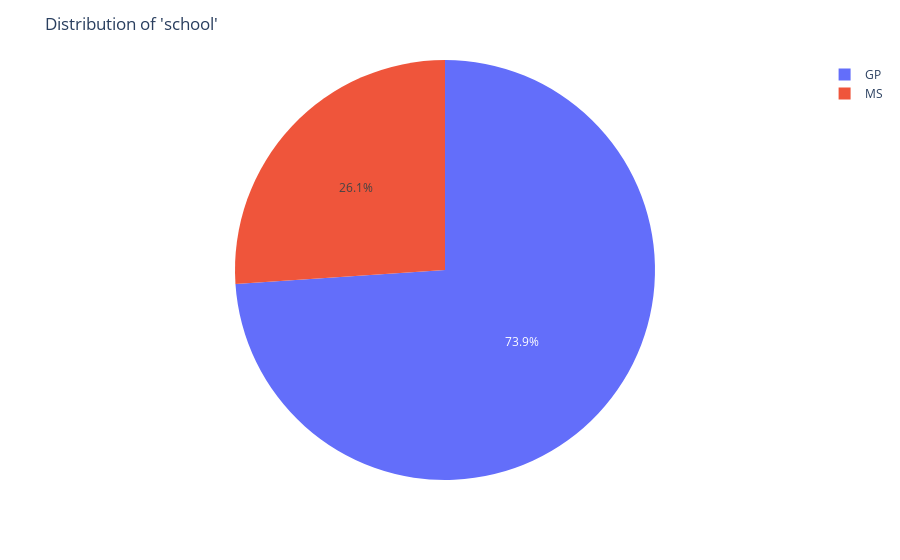
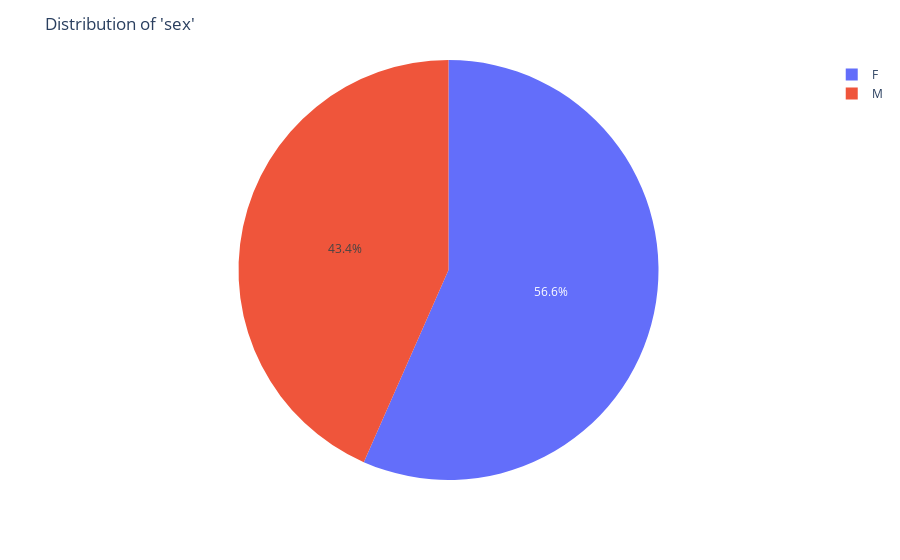
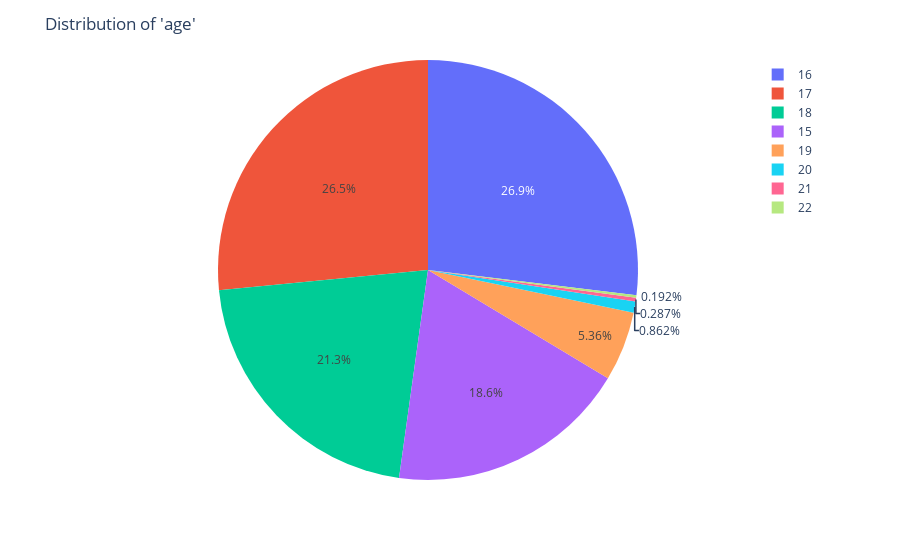
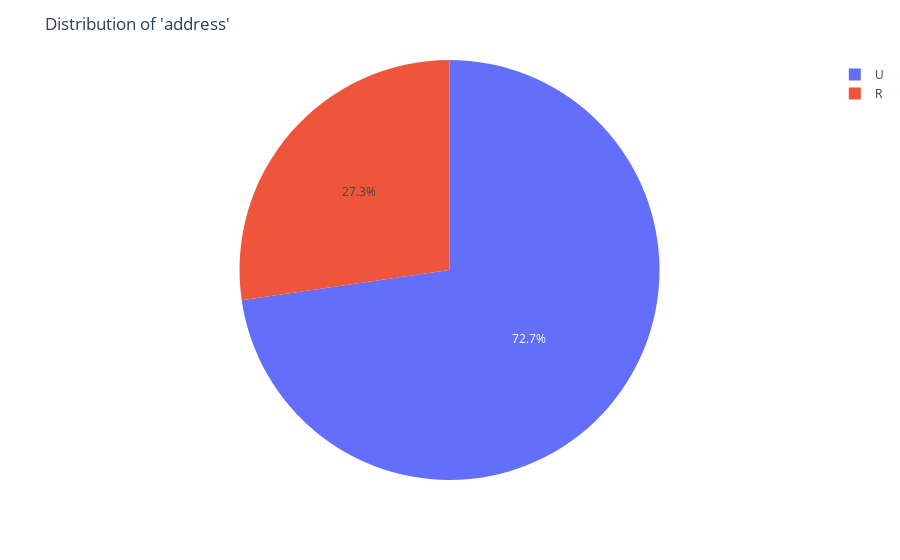

The cell these charts' notebook holds for them, in order:
### Code cell
for i in we_need:
  pie_chart_dist(i)

### Figure 1 — Plotly figure (JSON) as saved in the notebook; plotly's stock layout.template omitted (floating-point values rounded to 4 significant figures)
{"data": [{"domain": {"x": [0, 1], "y": [0, 1]}, "hovertemplate": "school=%{label}<br>value=%{value}<extra></extra>", "labels": ["GP", "MS"], "legendgroup": "", "name": "", "showlegend": true, "type": "pie", "values": [772, 272]}], "layout": {"legend": {"tracegroupgap": 0}, "margin": {"t": 60}, "showlegend": true, "title": {"text": "Distribution of 'school'"}}}

### Figure 2 — Plotly figure (JSON) as saved in the notebook; plotly's stock layout.template omitted (floating-point values rounded to 4 significant figures)
{"data": [{"domain": {"x": [0, 1], "y": [0, 1]}, "hovertemplate": "sex=%{label}<br>value=%{value}<extra></extra>", "labels": ["F", "M"], "legendgroup": "", "name": "", "showlegend": true, "type": "pie", "values": [591, 453]}], "layout": {"legend": {"tracegroupgap": 0}, "margin": {"t": 60}, "showlegend": true, "title": {"text": "Distribution of 'sex'"}}}

### Figure 3 — Plotly figure (JSON) as saved in the notebook; plotly's stock layout.template omitted (floating-point values rounded to 4 significant figures)
{"data": [{"domain": {"x": [0, 1], "y": [0, 1]}, "hovertemplate": "age=%{label}<br>value=%{value}<extra></extra>", "labels": [16, 17, 18, 15, 19, 20, 21, 22], "legendgroup": "", "name": "", "showlegend": true, "type": "pie", "values": [281, 277, 222, 194, 56, 9, 3, 2]}], "layout": {"legend": {"tracegroupgap": 0}, "margin": {"t": 60}, "showlegend": true, "title": {"text": "Distribution of 'age'"}}}

### Figure 4 — Plotly figure (JSON) as saved in the notebook; plotly's stock layout.template omitted (floating-point values rounded to 4 significant figures)
{"data": [{"domain": {"x": [0, 1], "y": [0, 1]}, "hovertemplate": "address=%{label}<br>value=%{value}<extra></extra>", "labels": ["U", "R"], "legendgroup": "", "name": "", "showlegend": true, "type": "pie", "values": [759, 285]}], "layout": {"legend": {"tracegroupgap": 0}, "margin": {"t": 60}, "showlegend": true, "title": {"text": "Distribution of 'address'"}}}
